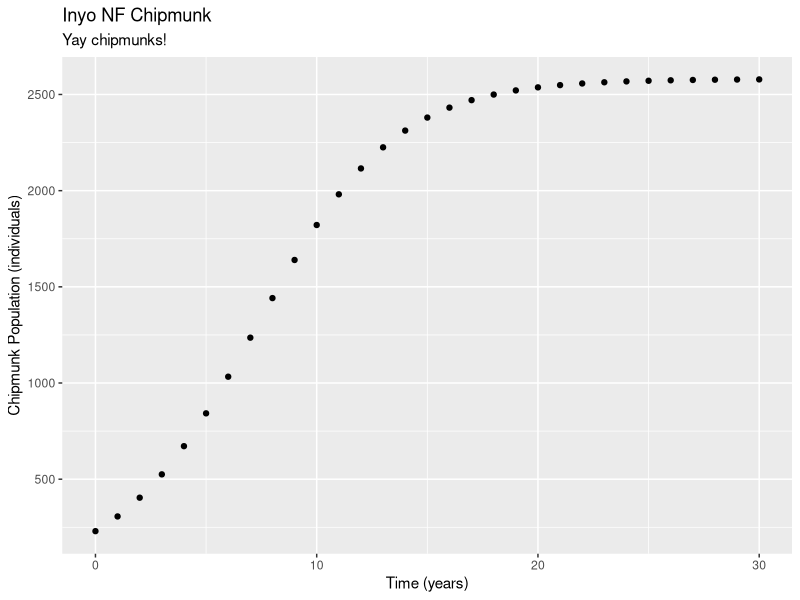

Recreate this plot in R.
## ---- chunk 1
knitr::opts_chunk$set(echo = TRUE)

library(tidyverse)

## ---- chunk 2
# Examples of logarithms

log(4)

# Examples of exponents

exp(5)

#  A test of log()

log(exp(1))

# To what power do I have to raise e to get a power of blank?

## ---- chunk 3
# A sequence from 1 to 20, by 1

ex_1 <- seq(from = 1, to = 20, by = 1)

# Vector from 0 to 40 by increments of 0.2

ex_2 <- seq(from = 0, to = 40, by = 0.2)

# Vector from 1 to 5000 by increments of 10

ex_3 <- seq(from = 1, to = 5000, by = 10)


## ---- chunk 4

pop_logistic <- function(capacity, init_pop, rate, time_yr) { 
  
  capacity / (1 + ((capacity - init_pop) / init_pop) * exp(-rate * time_yr))
  }


pop_logistic (capacity = 2580, init_pop = 230, rate = 0.32, time_yr = 2.4)

## ---- chunk 5
# Create a vector of times from 0 to 20 by increments of 0.5

time_vec <- seq(from = 0, to = 30, by =1)

## ---- chunk 6

chipmunk_pop <- pop_logistic(capacity = 2580, init_pop = 230, rate = 0.32, time_yr = time_vec)

## ---- chunk 7

chipmunk_df <- data.frame(time_vec, chipmunk_pop)

chipmunk_df

## ---- chunk 8
ggplot(data = chipmunk_df, aes(x = time_vec, y = chipmunk_pop)) + 
  geom_point() + 
  labs(x = "Time (years)", 
       y = "Chipmunk Population (individuals)",
       title = "Inyo NF Chipmunk",
       subtitle = "Yay chipmunks!")

